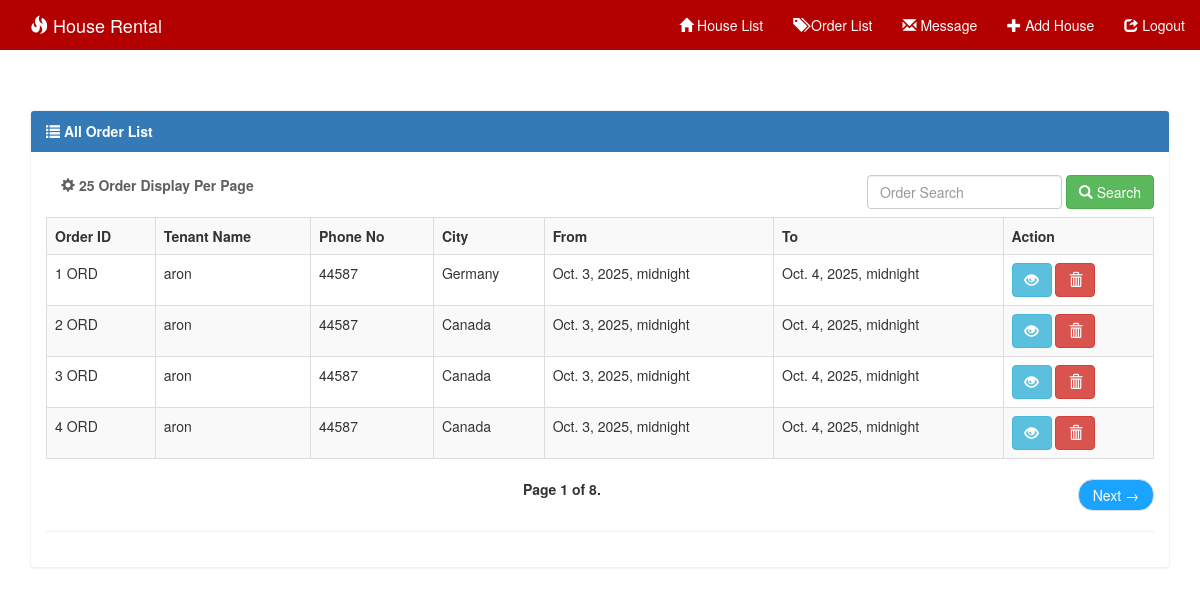
/listOrder/, run on the app's committed database.
### system/models.py (models this page shows, shortened)
class Order(models.Model):
    city = models.CharField(max_length=100)
    tenant_name = models.CharField(max_length=100)
    cell_no = models.CharField(max_length=15)
    address = models.TextField()
    from_date = models.DateTimeField()
    to = models.DateTimeField()

### system/views.py (the view)
# urls.py: path('listOrder/', order_list, name="order_list"),
def order_list(request):
    order = Order.objects.all()
    query = request.GET.get('q')
    if query:
        order = order.filter(
            Q(house_name__icontains=query)|
            Q(tenant_name__icontains=query)
        )
    paginator = Paginator(order, 4)  # Show 15 contacts per page
    page = request.GET.get('page')
    try:
        order = paginator.page(page)
    except PageNotAnInteger:
        order = paginator.page(1)
    except EmptyPage:
        order = paginator.page(paginator.num_pages)
    context = {
        'order': order,
    }
    return render(request, 'order_list.html', context)

### templates/order_list.html (shortened to what this page needs)
{% extends 'base.html' %}
{% block nav %}
    <div class="collapse navbar-collapse" id="myNavbar">
      <ul class="nav navbar-nav navbar-right">
        <li><a href="{% url 'adminIndex' %}"><span class="glyphicon glyphicon-home"></span> House List</a></li>
        <li><a href="{% url 'order_list' %}"><span class="glyphicon glyphicon-tags"></span> Order List</a></li>
        <li><a href="{% url 'message' %}"><span class="glyphicon glyphicon-envelope"></span> Message</a></li>
        <li><a href="{% url 'house_create' %}"><span class="glyphicon glyphicon-plus"></span> Add House</a></li>
        <li><a href="{% url 'logout' %}"><span class="glyphicon glyphicon-share"></span> Logout</a></li>
      </ul>
    </div>
{% endblock %}
{% block body %}
<div class='container table-responsive'>
<div class="panel panel-primary">
  <div class="panel-heading"><strong><span class="glyphicon glyphicon-list"></span> All Order List</strong> </div>
    <div class="panel-body">
    <strong class="navbar-form navbar-left" style="color: #5f5f5f;"><span class="glyphicon glyphicon-cog"></span> 25 Order Display Per Page </strong>
    {% block search_box %}
      <form method="GET" class="navbar-form navbar-right" role="search">
        <div class="form-group">
          <input type="text" class="form-control" placeholder="Order Search" value="{{request.GET.q}}" name="q">
        </div>
        <button type="submit" class="btn btn-success"><span class="glyphicon glyphicon-search"></span> Search</button>
      </form>
      {% endblock %}
  <table class="table table-bordered table-striped table-hover">
   <tr>
     <td><strong>Order ID</strong></td>
   <td><strong>Tenant Name</strong></td>
   <td><strong>Phone No</strong></td>
    <td><strong>City</strong></td>
    <td><strong>From</strong></td>
    <td><strong>To</strong></td>
    <td><strong>Action</strong></td>
  </tr>
      {% for ob in order %}
    <tr>
    <td>{{ob.id}} ORD</td>
    <td>{{ob.tenant_name}}</td>
    <td>{{ob.cell_no}}</td>
    <td>{{ob.city}}</td>
    <td>{{ob.from_date}}</td>
    <td>{{ob.to}}</td>
    <td>
         <a href="{% url 'order_detail' ob.id %}"><button type="button" class="btn btn-info"><span class="glyphicon glyphicon-eye-open"></span></button></a>
         <a href="{% url 'order_delete' ob.id %}"><button type="button" class="btn btn-danger"><span class="glyphicon glyphicon-trash"></span></button></a>
    </td>
</tr>
    {% endfor %}
  </table>
<nav>
  <ul class="pager">
      <li class="previous">
         <strong> Page {{ order.number }} of {{ order.paginator.num_pages }}.</strong>
    </li>
    <li class="next">{% if order.has_next %}
            <a href="?page={{ order.next_page_number }}" style="background-color:#1aa3ff !important; color: white !important;">
        Next <span aria-hidden="true">&rarr;</span></a>{% endif %}</li>
  </ul>
</nav>
    <hr>
    </div>
    </div>
{% endblock %}

### static/css/style.css (style rules this page uses)
body { background:url('../images/'); }
.navbar li a, .navbar .navbar-brand { color: #fff !important; }
.panel { margin-top:25px; }
.panel-primary { border-color: #f1f1f1 !important; }

### data on the page
Order: id "1", tenant_name "aron", cell_no "44587", city "Germany", from_date "Oct. 3, 2025, midnight", to "Oct. 4, 2025, midnight"
Order: id "2", tenant_name "aron", cell_no "44587", city "Canada", from_date "Oct. 3, 2025, midnight", to "Oct. 4, 2025, midnight"
Order: id "3", tenant_name "aron", cell_no "44587", city "Canada", from_date "Oct. 3, 2025, midnight", to "Oct. 4, 2025, midnight"
Order: id "4", tenant_name "aron", cell_no "44587", city "Canada", from_date "Oct. 3, 2025, midnight", to "Oct. 4, 2025, midnight"

### other printed values
{{ order.number }} "1"
{{ order.paginator.num_pages }} "8"
